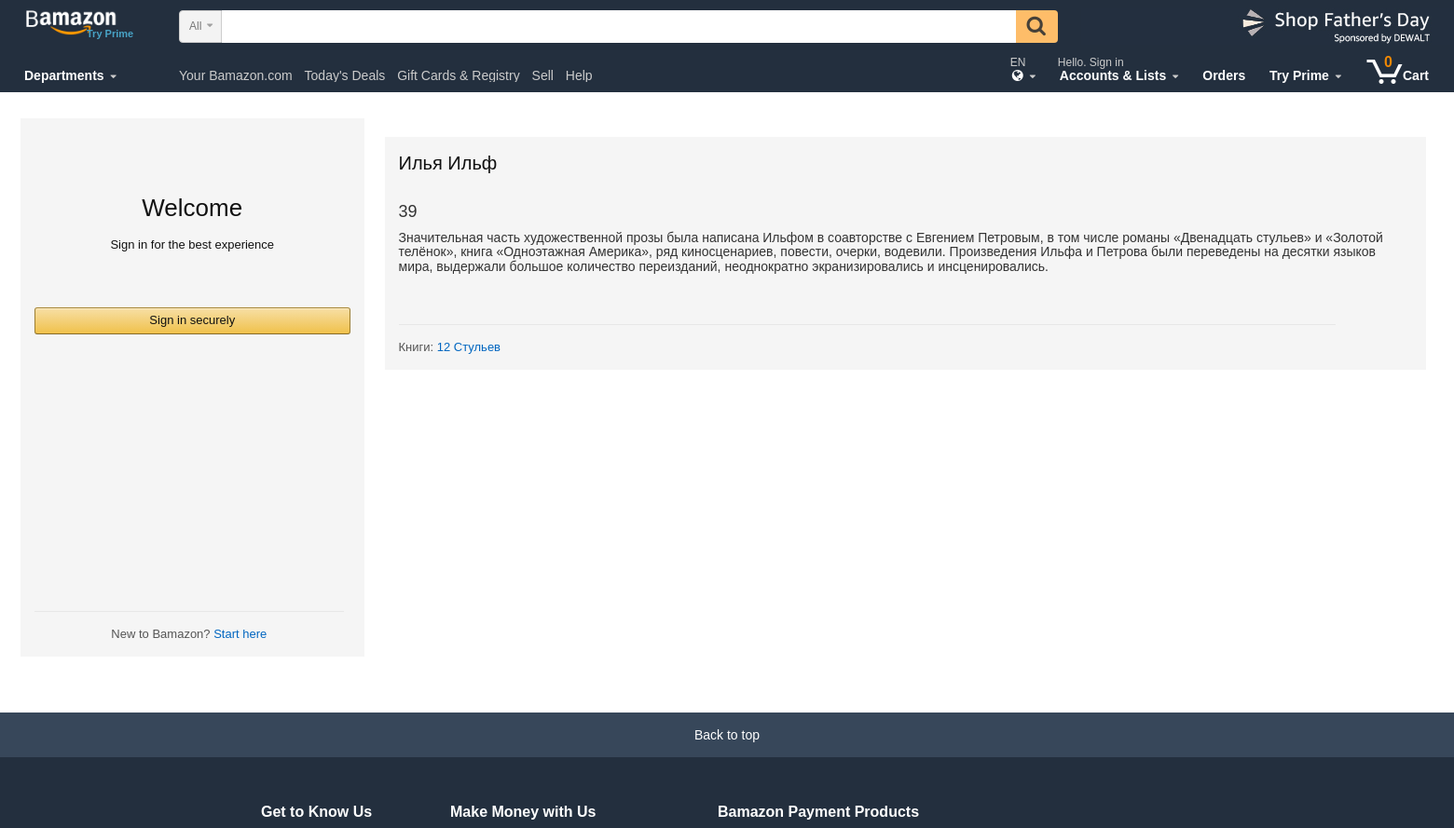
The app's page /books/author/ilf/ (upper part), older data.
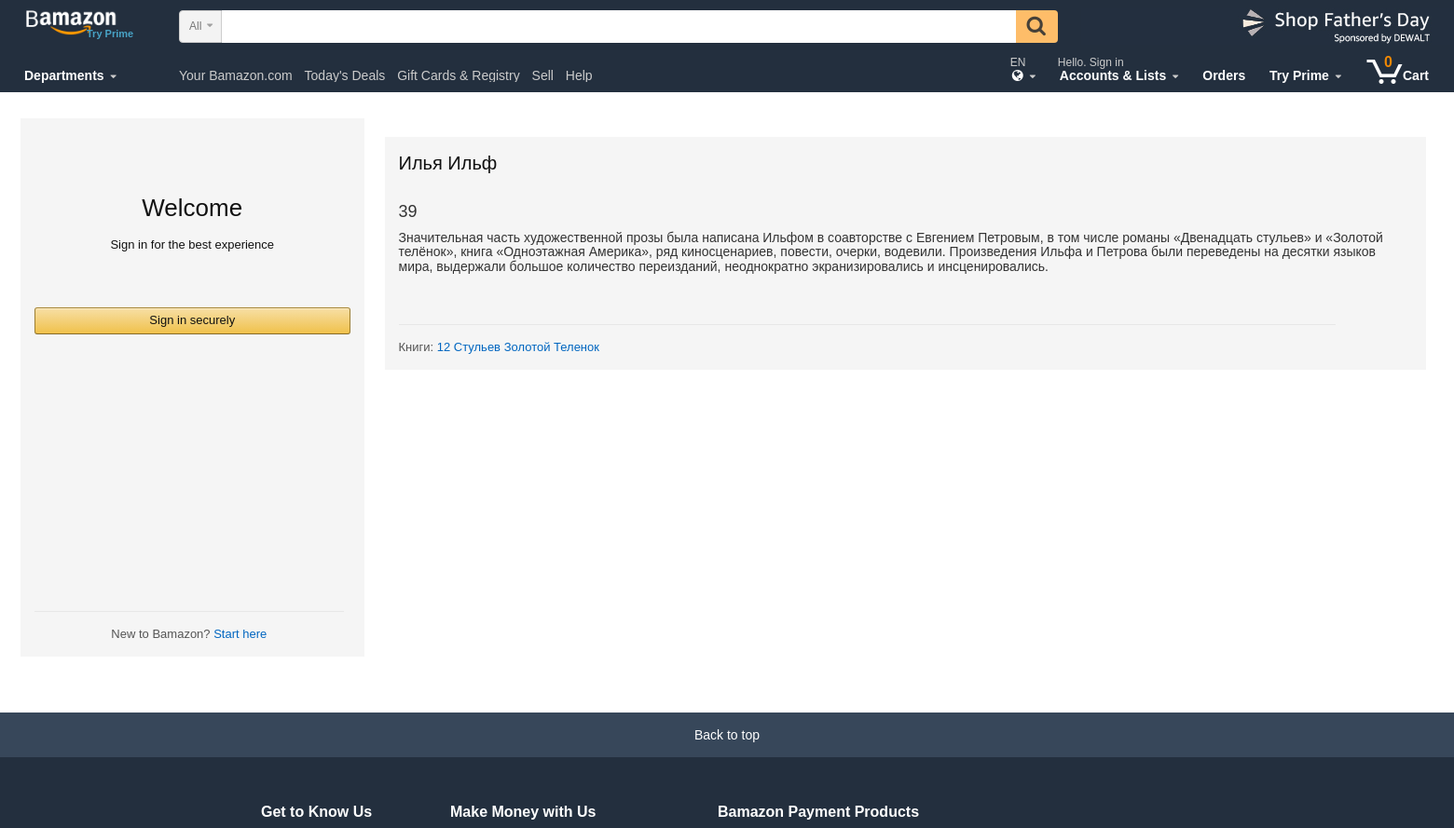
The same page, newer data.
### books/models.py (models this page shows, shortened)
class Book(models.Model):
    title = models.CharField("Название", max_length=100)
    description = models.TextField('Описание')
    poster = models.ImageField('Постер', upload_to='books/')
    year = models.PositiveSmallIntegerField('Дата выхода', default=2019)
    country = models.CharField('Страна', max_length=30)
    author = models.ManyToManyField(
        Author, verbose_name='Автор', related_name='book_author')
    url = models.SlugField(max_length=160, unique=True)
    def get_absolute_url(self):
        return reverse('book_detail', kwargs={'slug': self.url})
    class Meta:
        verbose_name = 'Книга'
        verbose_name_plural = 'Книги'

### books/views.py (the view)
class AuthorDetailView(DetailView):
    model = Author
    slug_field = 'url'

### templates/books/author_detail.html (shortened to what this page needs)
{% extends 'books/base.html' %}
{% block content %}
<section id="products">
    <div class="container">
        <div class="row">
            <div class="col-lg-12">
                <div class="col-lg-3">
                    <div class="col text-center" id="welcome">
                        <h2>Welcome</h2>
                        <p>Sign in for the best experience</p>
                        <button class="btn">Sign in securely</button>
                        <div class="footer">
                            New to Bamazon? <a href="#">Start here</a>
                        </div>
                    </div>
                </div>
                <div class="col-lg-9">
                    <div class="col" id="deal-day">
                        <h2>{{ author.name }}</h2>
                        <h4>{{ author.age }}</h4>
                        <h5>{{ author.description }}</h5>
                        <div class="footer">
                            Книги:
                            {% for book in author.book_author.all %}
                            <a href="{{ book.get_absolute_url }}"> {{ book.title }}</a>
                            {% endfor %}
                        </div>
                    </div>
                </div>
            </div>
        </div>
    </div>
</section>
{% endblock content %}

Row changes from the older to the newer data that the page shows:
added Book: title "Золотой Теленок"
